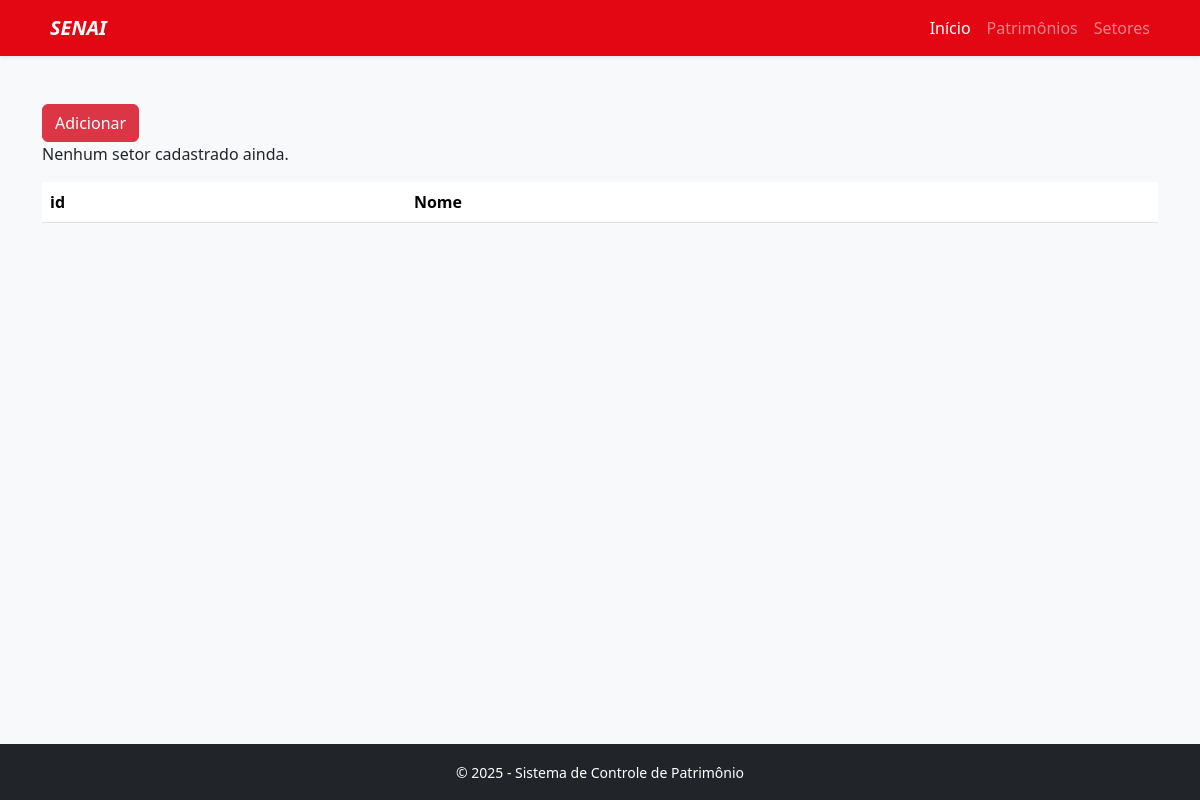
The app's page /setor, older data.
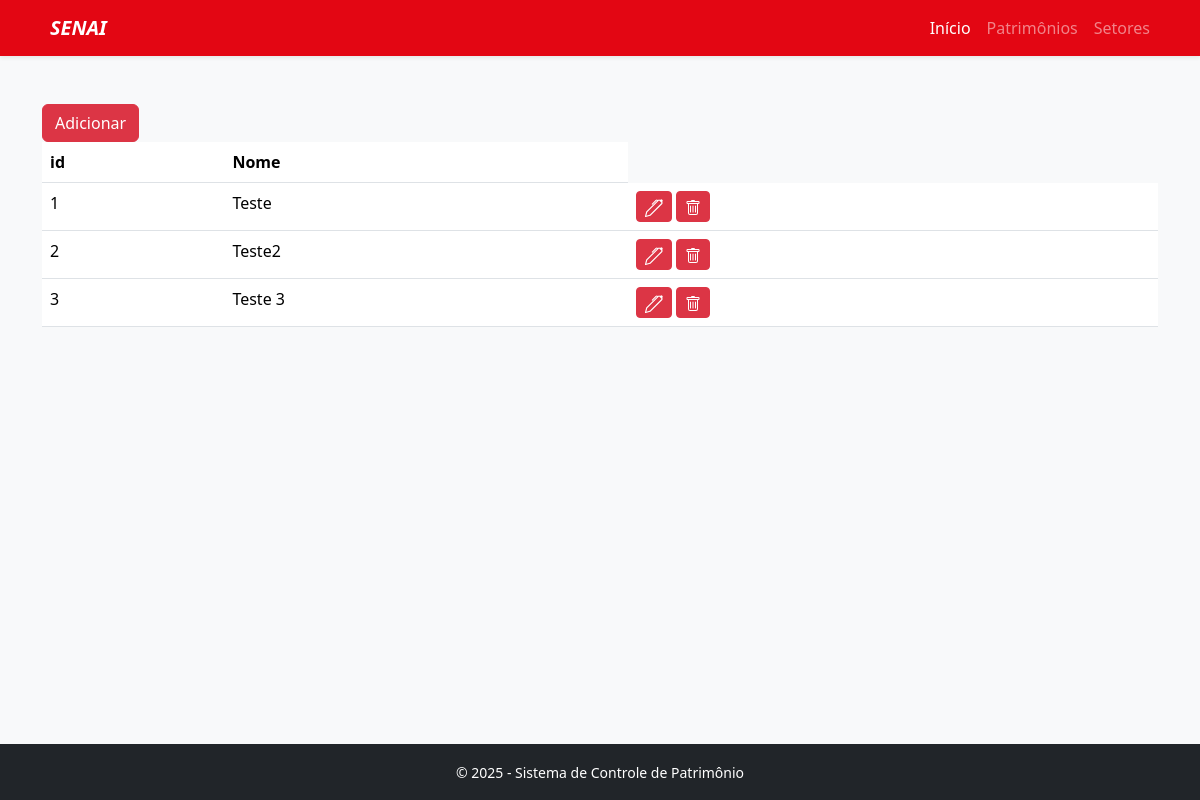
The same page, newer data.
### tables this page shows
CREATE TABLE setores(
            id INTEGER PRIMARY KEY,
            nome TEXT NOT NULL UNIQUE 
        );

### main.py (the view)
@app.route("/setor", methods=['GET', 'POST', 'PUT', 'DELETE'])
def setores():
    setor = bd.Setor()
    if request.method == 'POST':
        nome = request.form['nome']
        setor.create(nome)
        return redirect(url_for("setores"))
    elif request.method == 'PUT':
        id = int(request.form['id'])
        nome = request.form['nome']
        setor.update(id, nome)
        return redirect(url_for("setores"))
    elif request.method == "DELETE":
        id = int(request.form['id'])
        setor.delete(id)
        return redirect(url_for("setores"))
    else:
        setores = setor.read()
        return render_template("setores.jinja", setores=setores)

### bd.py (called while the page is built)
    @staticmethod
    def read(id = False):
        if id:
            cursor.execute(
                f"""
                    SELECT * FROM setores WHERE id = '{id}';
                """
            )
            rows = cursor.fetchall()
            return rows
        else:
            cursor.execute(
                f"""
                    SELECT * FROM setores;
                """
            )
            rows = cursor.fetchall()
            return rows

### templates/setores.jinja (shortened to what this page needs)
{% extends "base.jinja" %}
{% import 'macros_icons.jinja' as icon %}
{% block page %}
<a href="{{url_for('form_setores')}}"><button type="button" class="btn btn-danger">Adicionar</button></a>
<table class="table">
    <thead>
        <th scope="col">id</th>
        <th scope="col">Nome</th>
    </thead>
    <tbody>
            {% for setor in setores %}
        <tr>
            <td>{{ setor[0] }}</td>
            <td>{{ setor[1] }}</td>
            <td>
                <a href="{{ url_for('form_setores', id=setor[0]) }}"><button class="btn btn-sm btn-danger">{{ icon.icon_pen(size=18) }}</button></a>
                <form action="{{ url_for('setores') }}" method="POST" style="display:inline;">
                    <button type="submit" class="btn btn-sm btn-danger"
                            onclick="return confirm('Tem certeza que deseja deletar {{ setor[1] }}?');">
                    </button>
                </form>
            </td>
        </tr>
            {% else %}
            <p>Nenhum setor cadastrado ainda.</p>
            {% endfor %}
    </tbody>
</table>
{% endblock %}

### templates/macros_icons.jinja (shortened to what this page needs)
{% macro icon_pen(size=16, color="currentColor") %}
<svg xmlns="http://www.w3.org/2000/svg" width="{{ size }}" height="{{ size }}" fill="{{ color }}" class="bi bi-pen" viewBox="0 0 16 16">
  <path d="m13.498.795.149-.149a1.207 1.207 0 1 1 1.707 1.708l-.149.148a1.5 1.5 0 0 1-.059 2.059L4.854 14.854a.5.5 0 0 1-.233.131l-4 1a.5.5 0 0 1-.606-.606l1-4a.5.5 0 0 1 .131-.232l9.642-9.642a.5.5 0 0 0-.642.056L6.854 4.854a.5.5 0 1 1-.708-.708L9.44.854A1.5 1.5 0 0 1 11.5.796a1.5 1.5 0 0 1 1.998-.001m-.644.766a.5.5 0 0 0-.707 0L1.95 11.756l-.764 3.057 3.057-.764L14.44 3.854a.5.5 0 0 0 0-.708z"/>
</svg>
{% endmacro %}

Row changes from the older to the newer data that the page shows:
added setores: id "1", nome "Teste", {{ size }} 18 (drawn)
added setores: id "2", nome "Teste2", {{ size }} 18 (drawn)
added setores: id "3", nome "Teste 3", {{ size }} 18 (drawn)
Text that changed along with them:
text no longer shown: "Nenhum setor cadastrado ainda."
